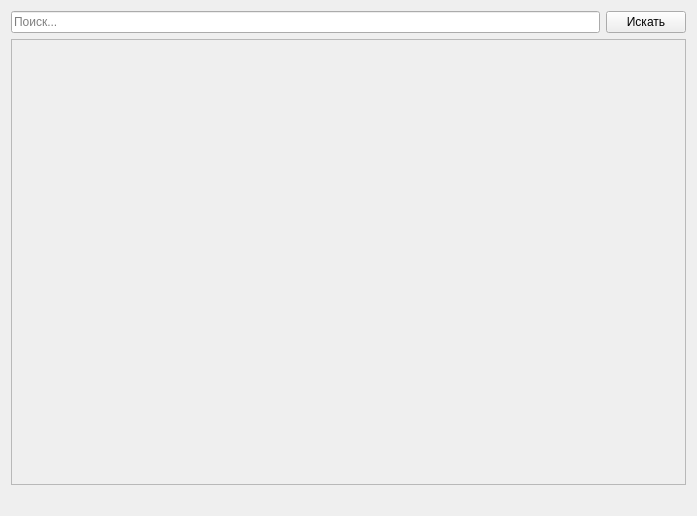
<?xml version="1.0" encoding="UTF-8"?>
<ui version="4.0">
 <class>Form</class>
 <widget class="QWidget" name="Form">
  <property name="geometry">
   <rect>
    <x>0</x>
    <y>0</y>
    <width>697</width>
    <height>516</height>
   </rect>
  </property>
  <property name="windowTitle">
   <string>Добавить песню</string>
  </property>
  <property name="windowIcon">
   <iconset>
    <normaloff>images/iconfinder.png</normaloff>images/iconfinder.png</iconset>
  </property>
  <layout class="QVBoxLayout" name="verticalLayout">
   <item>
    <layout class="QHBoxLayout" name="horizontalLayout">
     <property name="topMargin">
      <number>0</number>
     </property>
     <item>
      <widget class="QLineEdit" name="lineEdit_search">
       <property name="placeholderText">
        <string>Поиск...</string>
       </property>
      </widget>
     </item>
     <item>
      <widget class="QPushButton" name="pushButton_search">
       <property name="text">
        <string>Искать</string>
       </property>
       <property name="icon">
        <iconset>
         <normaloff>images/magnifier.png</normaloff>images/magnifier.png</iconset>
       </property>
      </widget>
     </item>
    </layout>
   </item>
   <item>
    <widget class="QScrollArea" name="scrollArea">
     <property name="widgetResizable">
      <bool>true</bool>
     </property>
     <widget class="QWidget" name="scrollAreaWidgetContents">
      <property name="geometry">
       <rect>
        <x>0</x>
        <y>0</y>
        <width>677</width>
        <height>445</height>
       </rect>
      </property>
      <layout class="QVBoxLayout" name="verticalLayout_2">
       <item>
        <layout class="QGridLayout" name="gridLayout_search"/>
       </item>
      </layout>
     </widget>
    </widget>
   </item>
   <item>
    <widget class="QLabel" name="label_error">
     <property name="text">
      <string/>
     </property>
    </widget>
   </item>
  </layout>
 </widget>
 <resources/>
 <connections/>
</ui>
